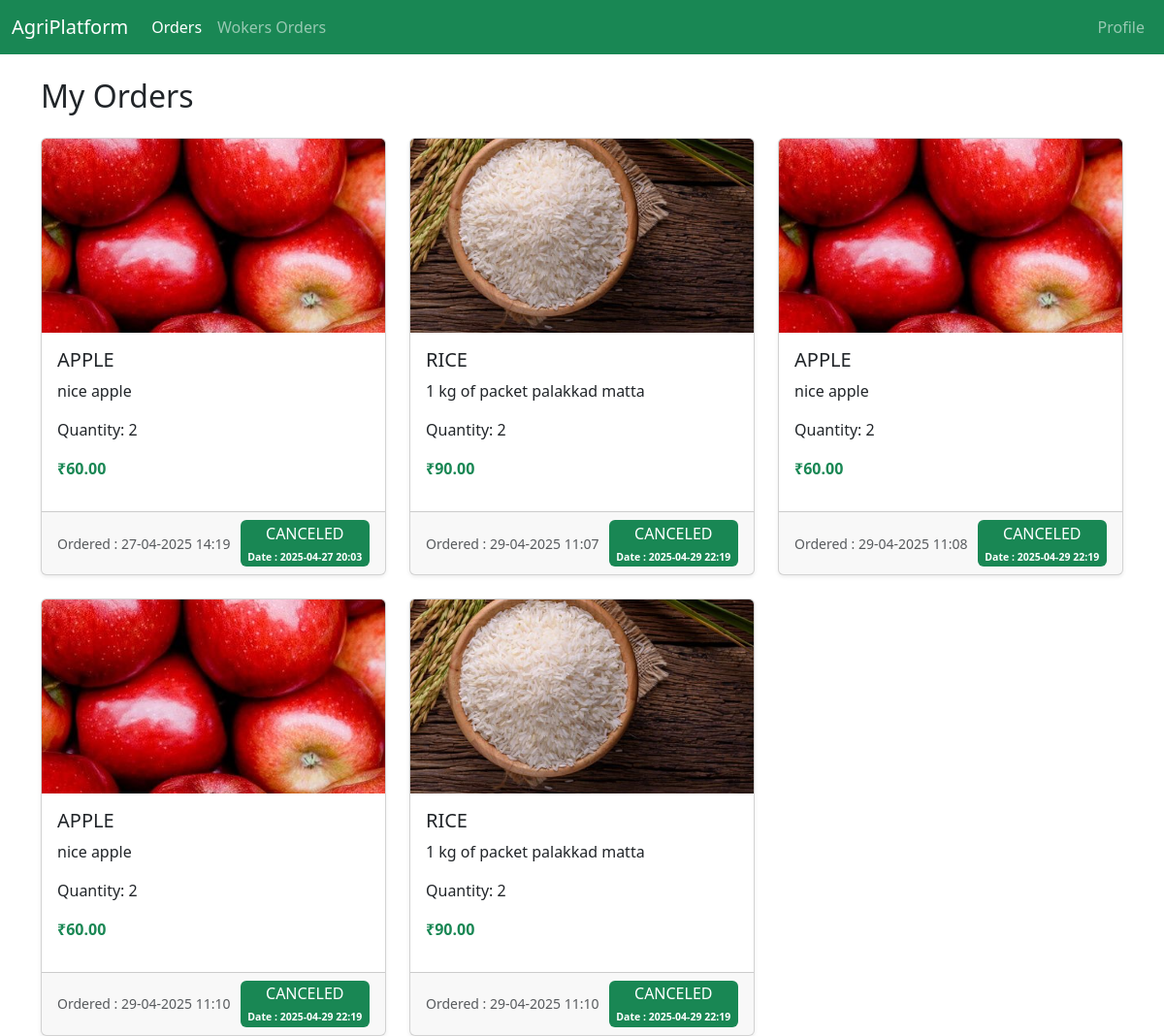
Page /orders_page/ (signed in) on the committed database.
### app1/models.py (models this page shows, shortened)
class Order(models.Model):
    Seller = models.ForeignKey(Seller, on_delete=models.CASCADE, related_name='orders')
    user = models.ForeignKey(User, on_delete=models.CASCADE, related_name='orders')
    product = models.ForeignKey(Product, on_delete=models.CASCADE, related_name='orders')
    quantity = models.PositiveIntegerField(default=1)
    order_date = models.DateTimeField(auto_now_add=True)
    expected_delivery_date = models.DateTimeField(null=True, blank=True)
    address = models.ForeignKey(Address, on_delete=models.CASCADE, related_name='orders')
    phone_number = models.CharField(max_length=10, null=True, blank=True)
    total_price = models.DecimalField(max_digits=10, decimal_places=2)
    status = models.CharField(max_length=20, choices=[
        ('pending', 'Pending'),
        ('shipped', 'Shipped'),
        ('delivered', 'Delivered'),
        ('canceled', 'Canceled'),
    ], default='pending')

class Product(models.Model):
    p_name=models.CharField(max_length=200)
    description=models.TextField()
    categories =models.CharField(max_length=200)
    price=models.DecimalField(max_digits=10,decimal_places=2)
    stock=models.PositiveIntegerField()
    image_url =models.ImageField(upload_to='uploads/')
    seller = models.ForeignKey(Seller, on_delete=models.CASCADE, related_name='products')
    created_at = models.DateTimeField(auto_now_add=True)
    updated_at = models.DateTimeField(auto_now=True)

### app1/views.py (the view)
# urls.py: path('orders_page/', views.orders_page, name='orders_page'),
def orders_page(request):
    user_id = request.session.get('U_id')
    user = User.objects.get(id=user_id)
    orders = Order.objects.filter(user=user).select_related('product', 'Seller')
    return render(request, 'orders_page.html', {'orders': orders})

### templates/orders_page.html (shortened to what this page needs)
<!DOCTYPE html>
<html lang="en">
<head>
    <link href="https://cdn.jsdelivr.net/npm/bootstrap@5.3.0/dist/css/bootstrap.min.css" rel="stylesheet">
</head>
<body>
<nav class="navbar navbar-expand-lg navbar-dark bg-success mb-4">
    <div class="container-fluid">
      <a class="navbar-brand" href="#">AgriPlatform</a>
      <div class="collapse navbar-collapse" id="navbarNav">
        <ul class="navbar-nav me-auto">
          <li class="nav-item">
            <a class="nav-link active" href="#">Orders</a>
          </li>
          <li class="nav-item">
            <a class="nav-link" href="{% url 'worker_orders' %}">Wokers Orders</a>
          </li>
        </ul>
        <ul class="navbar-nav ms-auto">
          <li class="nav-item">
            <a class="nav-link" href="#">Profile</a>
          </li>
        </ul>
      </div>
    </div>
  </nav>
<div class="container">
    <h2 class="mb-4">My Orders</h2>
    {% if orders %}
    <div class="row row-cols-1 row-cols-md-2 row-cols-lg-3 g-4">
      {% for order in orders %}
      <div class="col">
        <div class="card h-100 shadow-sm">
          <img src="{{ order.product.image_url.url }}" class="card-img-top" alt="{{ order.product.p_name }}" style="height: 200px; object-fit: cover;">
          <div class="card-body">
            <h5 class="card-title text-uppercase">{{ order.product.p_name }}</h5>
            <p class="card-text">{{ order.product.description|truncatechars:100 }}</p>
            <p class="card-text">Quantity: {{ order.quantity }}</p>
            <p class="fw-bold text-success">₹{{ order.total_price }}</p>
          </div>
          <div class="card-footer d-flex justify-content-between align-items-center">
            <small class="text-muted"> Ordered : {{ order.order_date|date:"d-m-Y H:i" }}</small>
            <span class="badge bg-{{ order.status|lower|yesno:'success,warning,danger' }}">
             <h6 class="text-uppercase"> {{ order.status }} </h6>
              <small class="text-white"> Date : {{ order.expected_delivery_date|date:"Y-m-d H:i" }}</small>
            </span>
          </div>
        </div>
      </div>
      {% endfor %}
    </div>
    {% else %}
    <div class="alert alert-info">
      You don't have any orders yet.
    </div>
    {% endif %}
</div>
</body>
</html>

### rows in the picture
Order: product.image_url (picture), product.p_name "APPLE", product.description "nice apple", quantity "2", total_price "60.00", order_date "27-04-2025 14:19", status "CANCELED", expected_delivery_date "2025-04-27 20:03"
Order: product.image_url (picture), product.p_name "RICE", product.description "1 kg of packet palakkad matta", quantity "2", total_price "90.00", order_date "29-04-2025 11:07", status "CANCELED", expected_delivery_date "2025-04-29 22:19"
Order: product.image_url (picture), product.p_name "APPLE", product.description "nice apple", quantity "2", total_price "60.00", order_date "29-04-2025 11:08", status "CANCELED", expected_delivery_date "2025-04-29 22:19"
Order: product.image_url (picture), product.p_name "APPLE", product.description "nice apple", quantity "2", total_price "60.00", order_date "29-04-2025 11:10", status "CANCELED", expected_delivery_date "2025-04-29 22:19"
Order: product.image_url (picture), product.p_name "RICE", product.description "1 kg of packet palakkad matta", quantity "2", total_price "90.00", order_date "29-04-2025 11:10", status "CANCELED", expected_delivery_date "2025-04-29 22:19"
